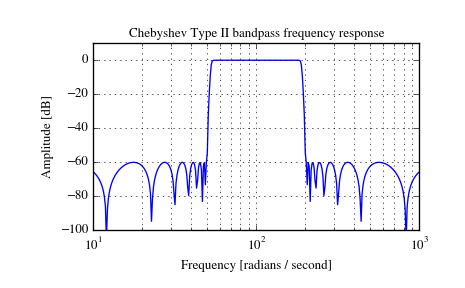

The Python source for this figure:
# Generate a 17th-order Chebyshev II bandpass filter and plot the frequency
# response:

from scipy import signal
import matplotlib.pyplot as plt

b, a = signal.iirfilter(17, [50, 200], rs=60, btype='band',
                        analog=True, ftype='cheby2')
w, h = signal.freqs(b, a, 1000)
fig = plt.figure()
ax = fig.add_subplot(111)
ax.semilogx(w, 20 * np.log10(abs(h)))
ax.set_title('Chebyshev Type II bandpass frequency response')
ax.set_xlabel('Frequency [radians / second]')
ax.set_ylabel('Amplitude [dB]')
ax.axis((10, 1000, -100, 10))
ax.grid(which='both', axis='both')
plt.show()
